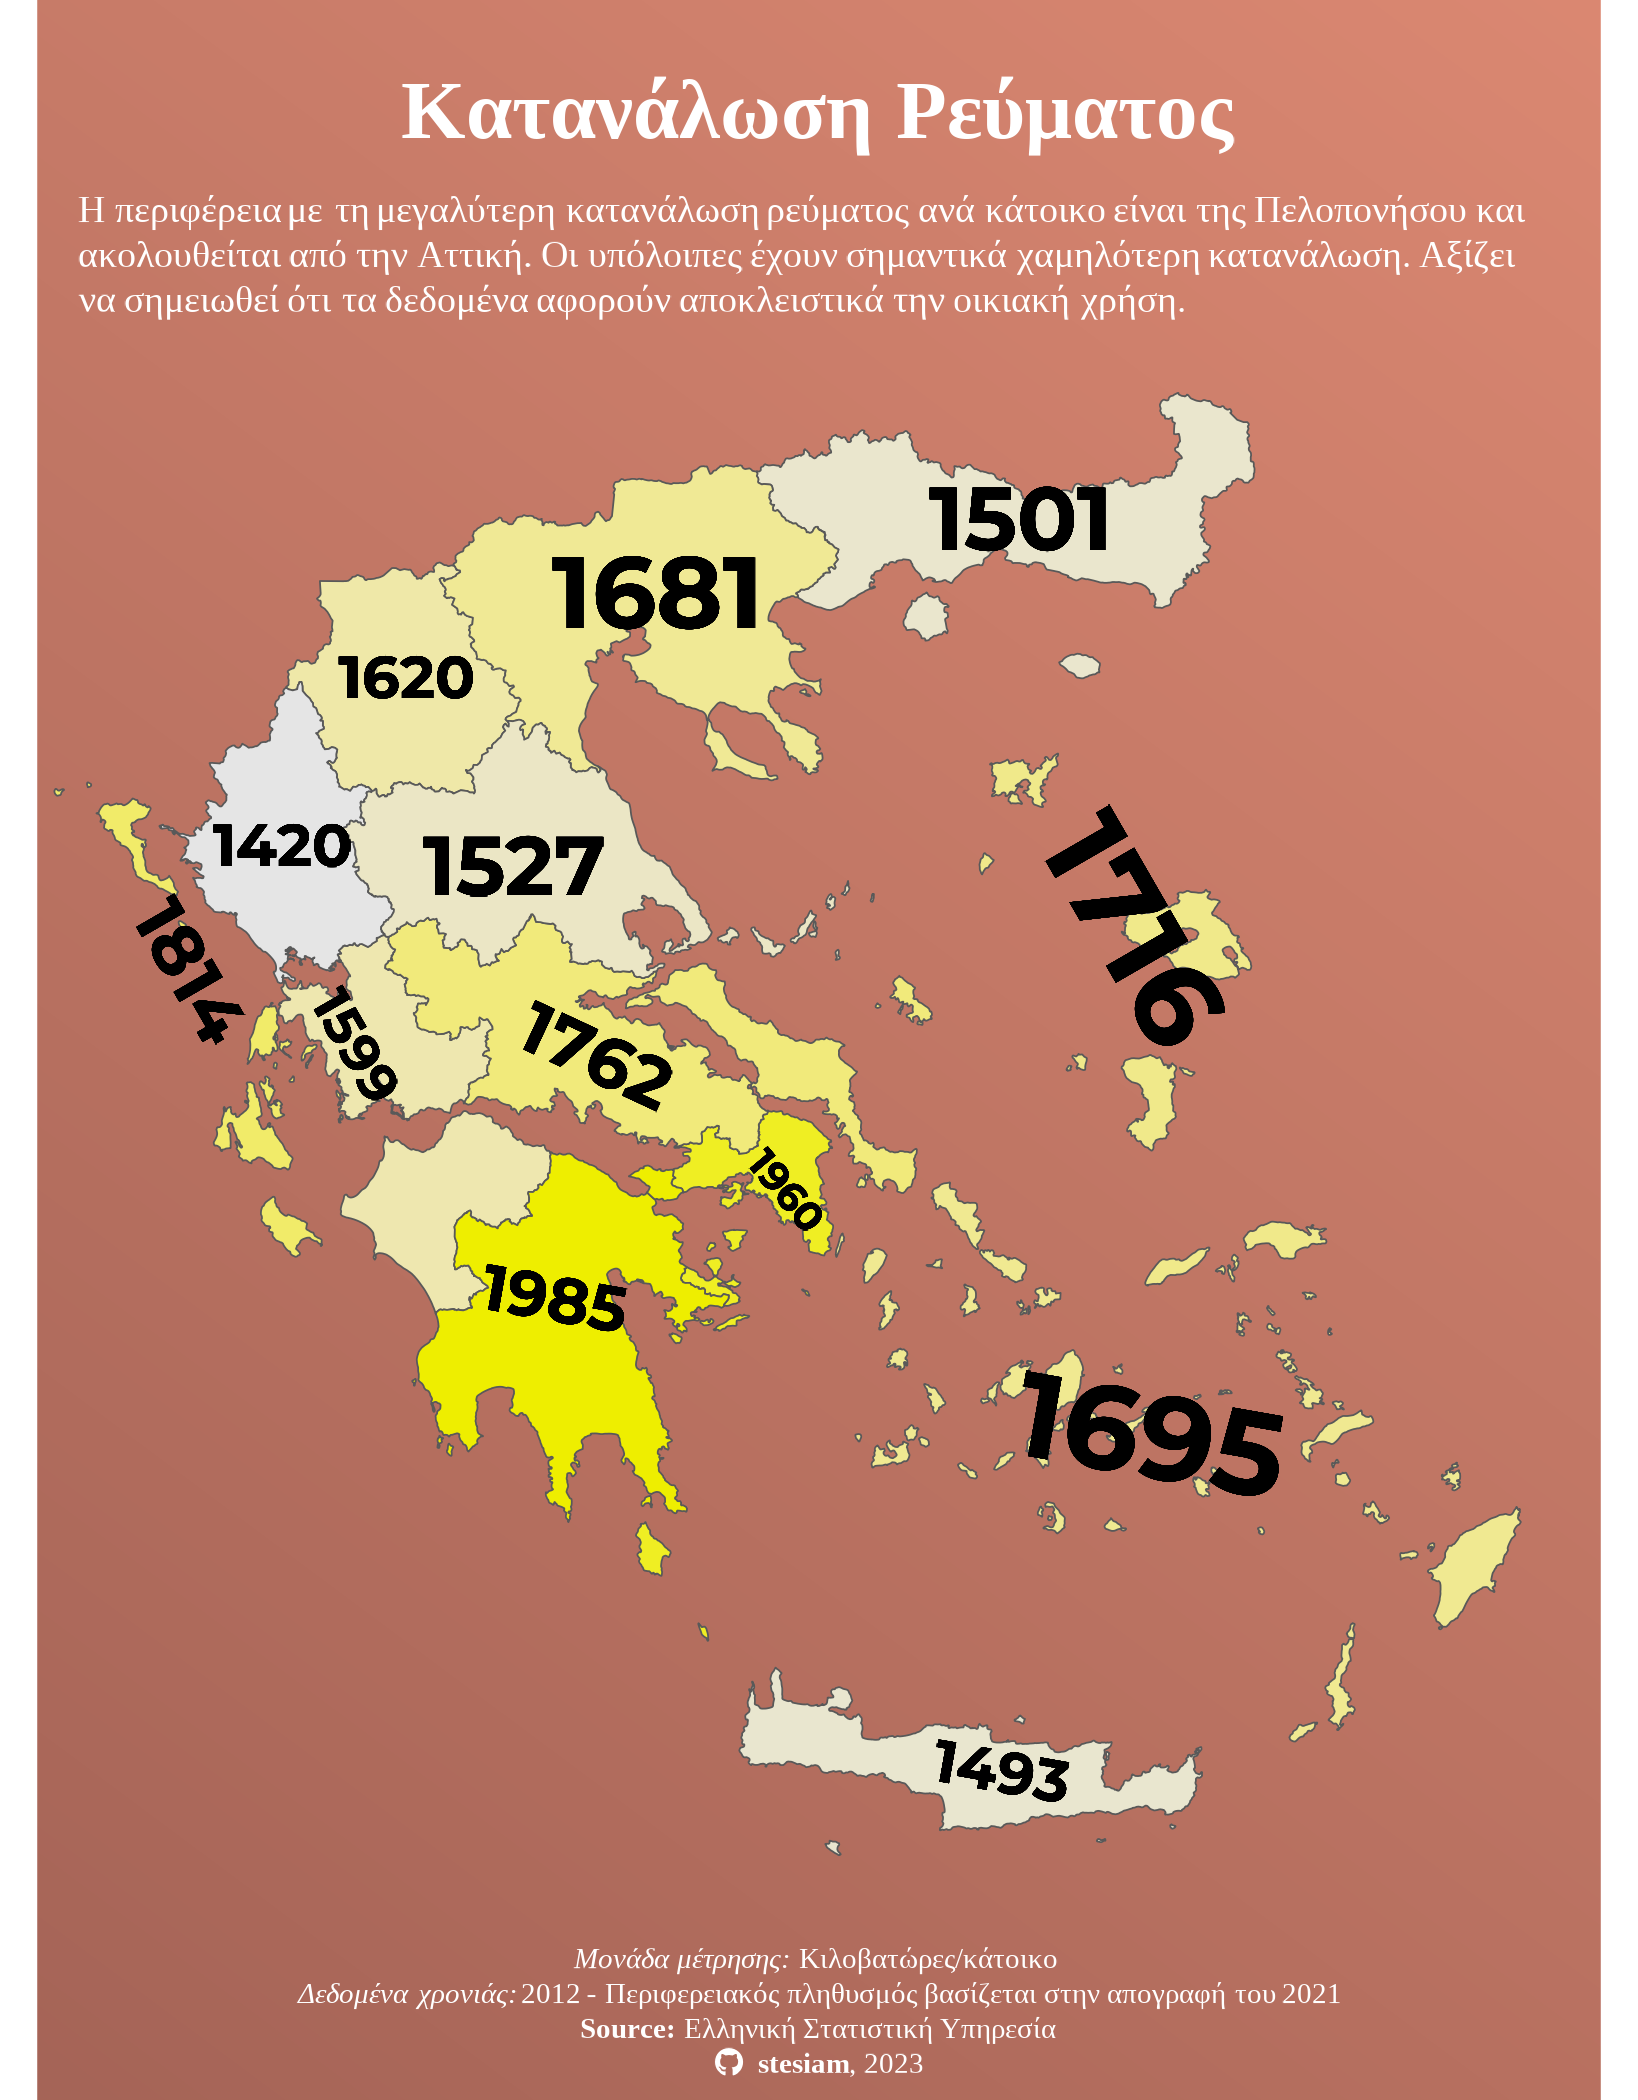

Source code (R):
library(readr)
library(tidyr)
library(stringi)
library(readxl)
library(dplyr)
library(fuzzyjoin)
library(qpdf)
library(tabulizer)

library(ggplot2)
library(MetBrewer)
library(sf)
library(glue)
library(ggtext)
library(showtext)
library(sysfonts)


font_add_google("Righteous", family = "clim")
font_add_google("Montserrat", family = "mont")
sysfonts::font_add('fb', '/home/stelios/Downloads/fontawesome-free-6.4.0-desktop/otfs/Font Awesome 6 Brands-Regular-400.otf')
sysfonts::font_add('fs', '/home/stelios/Downloads/fontawesome-free-6.4.0-desktop/otfs/Font Awesome 6 Free-Solid-900.otf')

showtext_auto()
showtext::showtext_opts(dpi = 300)

transliterate_greek_to_english <- function(greek_string) {
  
  # Step 1: Create a named vector for removing accents from Greek letters
  accent_removal <- c(
    "Ά" = "Α", "ά" = "α",
    "Έ" = "Ε", "έ" = "ε",
    "Ή" = "Η", "ή" = "η",
    "Ί" = "Ι", "ί" = "ι", "ΐ" = "ι", "ϊ" = "ι",
    "Ό" = "Ο", "ό" = "ο",
    "Ύ" = "Υ", "ύ" = "υ", "ΰ" = "υ", "ϋ" = "υ",
    "Ώ" = "Ω", "ώ" = "ω"
  )
  
  # Replace accented Greek letters with their non-accented versions
  for (accented_letter in names(accent_removal)) {
    greek_string <- gsub(accented_letter, accent_removal[accented_letter], greek_string)
  }
  
  # Step 2: Create a named vector for exact Greek to English transliteration
  greek_to_english <- c(
    "Α" = "A", "α" = "a",
    "Β" = "B", "β" = "b",
    "Γ" = "G", "γ" = "g",
    "Δ" = "D", "δ" = "d",
    "Ε" = "E", "ε" = "e",
    "Ζ" = "Z", "ζ" = "z",
    "Η" = "I", "η" = "i",
    "Θ" = "Th", "θ" = "th",
    "Ι" = "I", "ι" = "i",
    "Κ" = "K", "κ" = "k",
    "Λ" = "L", "λ" = "l",
    "Μ" = "M", "μ" = "m",
    "Ν" = "N", "ν" = "n",
    "Ξ" = "X", "ξ" = "x",
    "Ο" = "O", "ο" = "o",
    "Π" = "P", "π" = "p",
    "Ρ" = "R", "ρ" = "r",
    "Σ" = "S", "σ" = "s", "ς" = "s",
    "Τ" = "T", "τ" = "t",
    "Υ" = "Y", "υ" = "y",
    "Φ" = "F", "φ" = "f",
    "Χ" = "Ch", "χ" = "ch",
    "Ψ" = "Ps", "ψ" = "ps",
    "Ω" = "O", "ω" = "o"
  )
  
  # Step 3: Replace each Greek letter with its English equivalent
  for (greek_letter in names(greek_to_english)) {
    greek_string <- gsub(greek_letter, greek_to_english[greek_letter], greek_string)
  }
  
  return(greek_string)
}

here::here("GIF-6")

shapefile <- st_read("Shapefiles/GR_bsm_admn_adm2_py_EuroGeoGraphics_2015_pp.shp")


## Download and load dataset

download.file("https://www.statistics.gr/en/statistics?p_p_id=documents_WAR_publicationsportlet_INSTANCE_VBZOni0vs5VJ&p_p_lifecycle=2&p_p_state=normal&p_p_mode=view&p_p_cacheability=cacheLevelPage&p_p_col_id=column-2&p_p_col_count=4&p_p_col_pos=2&_documents_WAR_publicationsportlet_INSTANCE_VBZOni0vs5VJ_javax.faces.resource=document&_documents_WAR_publicationsportlet_INSTANCE_VBZOni0vs5VJ_ln=downloadResources&_documents_WAR_publicationsportlet_INSTANCE_VBZOni0vs5VJ_documentID=106329&_documents_WAR_publicationsportlet_INSTANCE_VBZOni0vs5VJ_locale=en",
              destfile = "GIF-6/electricity_2012.xls")

download.file(url = "https://elstat-outsourcers.statistics.gr/census_results_2022_en.pdf",
              destfile = "GIF-6/census.pdf")

pdf_subset("GIF-6/census.pdf",
           pages = 6,  output = "GIF-6/subset.pdf")


statistics_tables <- extract_tables(
  file   = "GIF-6/subset.pdf", 
  method = "decide", 
  output = "data.frame")

regional_population = statistics_tables[[1]] |>
  select(-1) |>
  select(1,3) |>
  setNames(c("Region", "Population")) |>
  mutate(
    Population = stringr::str_replace_all(Population, ",", "")
  ) |>
  tidyr::drop_na() |>
  mutate(
    Region = stringr::str_to_title(Region)
  ) |>
  slice(-nrow(statistics_tables[[1]]))



electricity_consumption_raw = read_excel("GIF-6/electricity_2012.xls", 
                                         skip = 4) |>
  select(c(1,3, last_col())) |>
  setNames(c("RegionGR", "Electricity", "RegionEN")) |>
  drop_na() %>%
  mutate(
    Region = transliterate_greek_to_english(RegionGR)
  ) |>
  select(Region, Electricity)



# Join electricity and regional population datasets

joined_data = stringdist_left_join(regional_population, electricity_consumption_raw, 
                                   by = "Region", 
                                   distance_col = "distance",
                                   max_dist = 10) |>
  group_by(Region.x) |>
  dplyr::filter(distance == min(distance)) |>
  select(Region.x, Electricity, Population) |>
  rename(NAMA2 = Region.x) |>
  mutate(ElectricityCapita = round(1000*Electricity/as.numeric(Population), digits = 0)) |>
  distinct(NAMA2, .keep_all = TRUE)


#

joined_data_shp = stringdist_left_join(shapefile, joined_data, 
                                       by = "NAMA2", 
                                       distance_col = "distance",
                                       max_dist = 10) |>
  group_by(NAMA2.x) |>
  dplyr::filter(distance == min(distance)) |>
  distinct(NAMA2.x,.keep_all = TRUE) |>
  dplyr::filter(NAMA2.x != "Agion Oros") |>
  select(NAMA2.x, ElectricityCapita, geometry) |>
  rename(Region = NAMA2.x) |>
  arrange(Region) |>
  st_as_sf()


## Viz texts

title_text = glue("<b>Κατανάλωση Ρεύματος</b>")
subtitle_text = glue("Η περιφέρεια με τη μεγαλύτερη κατανάλωση ρεύματος ανά κάτοικο είναι της Πελοπονήσου και ακολουθείται από την Αττική.
                     Οι υπόλοιπες έχουν σημαντικά χαμηλότερη κατανάλωση. Αξίζει να σημειωθεί ότι τα δεδομένα αφορούν αποκλειστικά την οικιακή χρήση.")
caption_text = glue("*Μονάδα μέτρησης:* Κιλοβατώρες/κάτοικο <br>*Δεδομένα χρονιάς:* 2012 - Περιφερειακός πληθυσμός βασίζεται στην απογραφή του 2021<br><b> Source:</b> Ελληνική Στατιστική Υπηρεσία<br><span style='font-family:fb;'  >&#xf09b;</span> <b>stesiam</b>, 2023")

## Viz background

bg_gradient <- grid::linearGradient(colours = rev(MetBrewer::met.brewer("Morgenstern")[7:8]))

## Make map

map = ggplot2::ggplot(data = joined_data_shp) +
  scale_x_continuous(limits = c(19.7, 28.3)) +
  geom_sf(aes(fill = ElectricityCapita)) +
  
  # Eastern Macedonia and Thrace
  
  geom_sf_text(
    x = 25.2, y = 41.15, 
    label = joined_data_shp$ElectricityCapita[1], 
    size = 7.5, 
    family = "mont",
    fontface = "bold",
    color = "black"
  ) +
  
  # Attica (Athens)
  geom_sf_text(
    x = 23.8, y = 37.96, 
    label = joined_data_shp$ElectricityCapita[2], 
    size = 3.4, 
    family = "mont",
    fontface = "bold",
    angle = -50,
  ) +
  # Western Greece
  geom_sf_text(
    x = 21.2, y = 38.65, 
    label = joined_data_shp$ElectricityCapita[3], 
    size = 4.5, 
    family = "mont",
    fontface = "bold",
    angle = -60
  ) +
  
  # Western Macedonia
  
  geom_sf_text(
    x = 21.5, y = 40.4, 
    label = joined_data_shp$ElectricityCapita[4], 
    size = 5, 
    family = "mont",
    fontface = "bold",
    color = "black"
  ) +
  
  # Ionian Islands
  
  geom_sf_text(
    x = 20.2, y = 39,
    label = joined_data_shp$ElectricityCapita[5], 
    size = 6, 
    family = "mont",
    fontface = "bold",
    angle = -60
  ) +
  
  # Epirus
  
  geom_sf_text(
    x = 20.75, y = 39.6,
    label = joined_data_shp$ElectricityCapita[6], 
    size = 5, 
    family = "mont",
    fontface = "bold",
    color = "black"
  ) +
  
  # Central Macedonia
  
  geom_sf_text(
    x = 23, y = 40.8, 
    label = joined_data_shp$ElectricityCapita[7], 
    size = 8.5, 
    family = "mont",
    fontface = "bold",
    color = "black"
  ) +
  
  # Crete
  
  geom_sf_text(
    x = 25.1, y = 35.2, 
    label = joined_data_shp$ElectricityCapita[8], 
    size = 5, 
    family = "mont",
    fontface = "bold",
    angle = -10
  ) +
  
  # South Aegean
  
  geom_sf_text(
    x = 26, y = 36.8, 
    label = joined_data_shp$ElectricityCapita[9], 
    size = 10, 
    family = "mont",
    fontface = "bold",
    angle = -10
  ) +
  
  # Peloponnese
  
  geom_sf_text(
    x = 22.4, y = 37.45, 
    label = joined_data_shp$ElectricityCapita[10], 
    size = 5.4, 
    family = "mont",
    fontface = "bold",
    angle = -10,
    color = "black"
  ) +
  
  # Central Greece
  
  geom_sf_text(
    x = 22.65, y = 38.6, 
    label = joined_data_shp$ElectricityCapita[11], 
    size = 6, 
    family = "mont",
    fontface = "bold",
    angle = -25
  ) +
  
  # Thessaly
  
  geom_sf_text(
    x = 22.15, y = 39.5, 
    label = joined_data_shp$ElectricityCapita[12], 
    size = 7, 
    family = "mont",
    fontface = "bold",
    angle = 0
  ) +
  
  # North Aegean
  
  geom_sf_text(
    x = 25.9, y = 39.2, 
    label = joined_data_shp$ElectricityCapita[13], 
    size = 10, 
    family = "mont",
    fontface = "bold",
    angle = -60
  ) +
  
  labs(
    title = title_text,
    subtitle = subtitle_text,
    caption = caption_text
  ) +
  scale_fill_gradient(low = "grey90", high = "yellow2") +
  theme_void(base_size = 11) +
  theme(
    plot.title = element_markdown(family = "serif", hjust = 0.5, size = 20,
                                  margin = margin(t = 20, b = 10),
                                  color = "white"),
    plot.subtitle = element_textbox_simple(size = 9, family = "serif", hjust = 0.5, 
                                           lineheight = 1.2, color = "white",
                                           margin = margin(l = 10, r = 10)),
    plot.caption = element_markdown(family = "serif", hjust = 0.5,
                                    margin = margin(t = 5, b = 5),
                                    lineheight = 1.2,
                                    color = "white",
                                    size = 7),
    legend.position = "none",
    plot.background = element_rect(fill = bg_gradient, color = "transparent")
  )

ggsave(
  filename = "GIF-6/GIF-6-el.png",
  height = 7,
  width = 5.46,
  plot = map,
  device = "png",
  dpi = 300)
